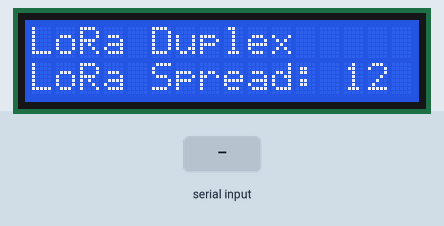
Simulated run of this sketch. Board: Arduino Uno, built with avr-gcc and run on an emulated ATmega328P. Shown: 16×2 character LCD. The test bench sets the inputs (shaded band). No radio packets arrive unless stated; what the sketch prints to the serial monitor is not drawn.

Above: at 1.2 s.
1.3 s: "1" received over Serial
At 2.1 s:
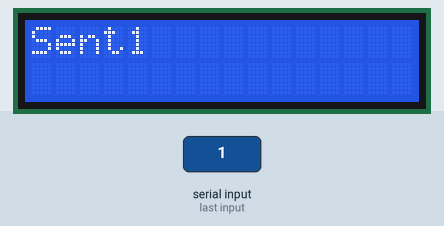
2.8 s: "0" received over Serial
At 3.2 s:
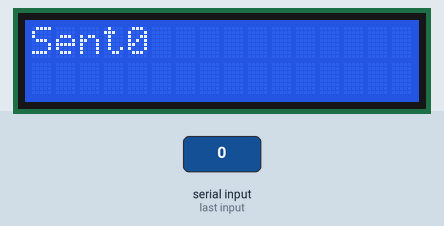
Timing chart, 0 to 5.8 s (numbered marks = the images above; inputs shaded):
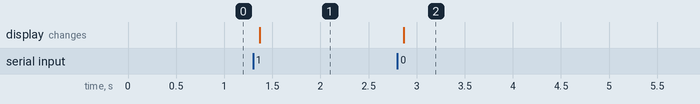

Measured:
- after the input at 1.3 s, the display: changes after 0.07 s (image 1)
- after the input at 2.8 s, the display: changes after 0.07 s (image 2)

The sketch:

HalfDuplexLoRa.ino
```cpp
//https://github.com/sandeepmistry/arduino-LoRa/blob/master/API.md
#include <SPI.h>              // include libraries
#include <LoRa.h>
#include <LiquidCrystal.h>
const int nssPin = 10, resetPin = 6, irqPin = 2;          // LoRa radio chip select, LoRa radio reset, must be a hardware interrupt pin  [2,3]
String outgoing;              // outgoing message
const int rs = 3, en = 4, d4 = 5, d5 = 6, d6 = 7, d7 = 8;
int spreadingFactor = 12, txPower = 18;

LiquidCrystal lcd(rs, en, d4, d5, d6, d7);

void setup() {
  Serial.begin(9600);                   // initialize serial
  while (!Serial);
  Serial.println("LoRa Duplex");
  lcd.begin(16, 2);
  lcd.print("LoRa Duplex");

  // override the default CS, reset, and IRQ pins (optional)
  LoRa.setPins(nssPin, resetPin, irqPin);// set CS, reset, IRQ pin

  if (!LoRa.begin(433E6)) {             // initialize ratio at 433 MHz
    Serial.println("404 LoRa init failed. Check your connections.");
    lcd.setCursor(0,1);
    lcd.print("LoRa failed! :(");
    while (true);                       // if failed, do nothing
  }
  LoRa.setTxPower(txPower);
  LoRa.setSpreadingFactor(spreadingFactor);           // ranges from 6-12,default 7 see API docs
    lcd.setCursor(0,1);
    lcd.print("LoRa Spread: " + String(spreadingFactor));
    Serial.println("LoRa Spread: " + String(spreadingFactor));
}
void loop() {
  // Run only when you receive data for serial port:

  String readString = "";

   while (Serial.available()) {
    delay(3);
    if (Serial.available() >0) {
      char c = Serial.read();  //gets one byte from serial buffer
      readString += c; //makes the string readString
    }
  }

   if (readString.length() >0) {
    sendMessage(readString);                       // wait for a second
   }

  onReceive(LoRa.parsePacket());
}

void sendMessage(String outgoing) {
  LoRa.beginPacket();                   // start packet
  //Lora.Write is not needed but we can use it to make sure all of the Packets arrived :) maybe to a hex total so we know packets is corrupt if one number/letter changes as the length will remain the same
  LoRa.write(outgoing.length());        // add payload length
  LoRa.print(outgoing);                 // add payload
  LoRa.endPacket();                     // finish packet and send it
  lcd.clear();
  lcd.setCursor(0,0);
  lcd.print("Sent" + outgoing);
}

void onReceive(int packetSize) {
  if (packetSize == 0) return;          // if there's no packet, return
  // read packet header bytes:
  byte incomingLength = LoRa.read();    // incoming msg length
  String incoming = "";

  while (LoRa.available()) {
    incoming += (char)LoRa.read();
  }

  if (incomingLength != incoming.length()) {   // check length for error
    Serial.println("404: message length does not match Header length");
    return;                             // skip rest of function
  }

  Serial.println(incoming + "RSSI: " + String(LoRa.packetRssi()) + "Snr: " + String(LoRa.packetSnr()));
  lcd.clear();
  lcd.setCursor(0,0);
  lcd.print(incoming);
  lcd.setCursor(0,1);
  lcd.print("RSSI" + String(LoRa.packetRssi()) + "Snr" + String(LoRa.packetSnr()));

}
```
